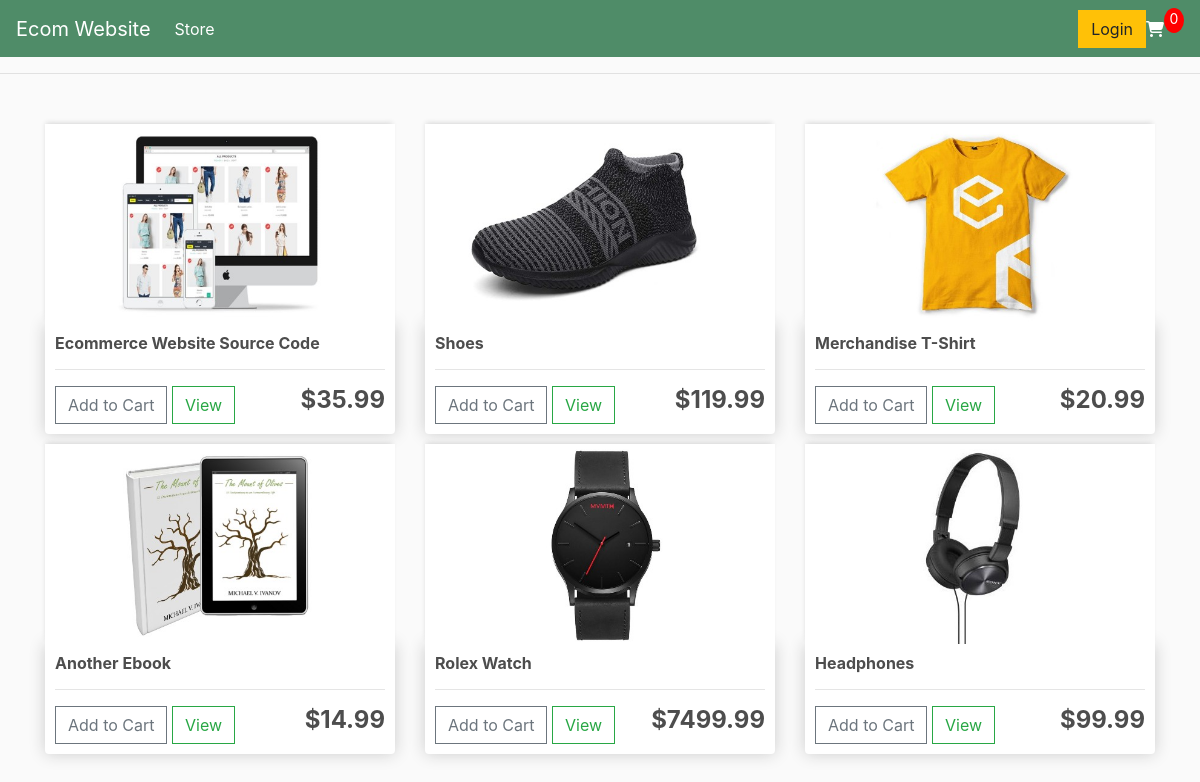
The page / on the database its author committed.
### store/models.py (models this page shows, shortened)
class Product(models.Model):
    name: models.CharField = models.CharField(max_length=200, blank=False)
    price: models.DecimalField = models.DecimalField(
        max_digits=11, decimal_places=2, blank=False, null=True
    )
    digital: models.BooleanField = models.BooleanField(
        default=False, null=True, blank=True
    )
    image = models.ImageField(null=True, blank=True)
    @property
    def imageURL(self):
        try:
            url = self.image.url
        except:
            url = ""
        return url

### store/views.py (the view)
# urls.py: path('', include('store.urls'))
def store(request) -> HttpResponse:
    order_data = utils.get_order_data(request)
    items_amount = order_data["items_amount"]
    products = Product.objects.all()
    context = {"products": products, "items_amount": items_amount}
    return render(request, "store/store.html", context)

### store/utils.py (called while the page is built, shortened)
def get_order_data(request) -> dict:
    if request.user.is_authenticated:
        customer = request.user.customer
        order, created = Order.objects.get_or_create(customer=customer, complete=False)
        ordered_items = order.orderitem_set.all()
        items_amount = order.get_items_amount
        requires_shipping = order.requires_shipping
    else:
        cart_data = cookie_cart(request)
        ordered_items = cart_data["ordered_items"]
        order = cart_data["order"]
        items_amount = cart_data["items_amount"]
        requires_shipping = cart_data["requires_shipping"]
    return {
        "order": order,
        "ordered_items": ordered_items,
        "items_amount": items_amount,
        "requires_shipping": requires_shipping,
    }

def cookie_cart(request) -> dict:
    ordered_items = []
    order = {"get_cart_price": 0, "get_items_amount": 0, "requires_shipping": False}
    items_amount = order["get_items_amount"]
    cart = {}
    if "cart" in request.COOKIES:
        cart = json.loads(request.COOKIES["cart"])
    items_amount = order["get_items_amount"]
    order["get_cart_price"] = str(order["get_cart_price"])
    return {
        "ordered_items": ordered_items,
        "order": order,
        "items_amount": items_amount,
        "requires_shipping": order["requires_shipping"],
    }

### store/templates/store/store.html
{% extends "store/main.html" %} {% load static %} {% block content %}
<div class="row">
    {% for product in products %}
    <div class="col-lg-4">
        <img class="thumbnail" src="{{product.imageURL}}">
        <div class="box-element product">
            <h6><strong>{{product.name}}</strong></h6>
            <hr>
            <button data-product="{{product.id}}" data-action="add" class="btn btn-outline-secondary add-btn update-cart">Add to Cart</button>
            <a class="btn btn-outline-success" href="#">View</a>
            <h4 style="display: inline-block; float: right"><strong>${{product.price}}</strong></h4>
        </div>
    </div>
    {% endfor %}
</div>
{% endblock content %}

### store/templates/store/main.html (shortened to what this page needs)
<!DOCTYPE html> {% load static %}
<html>
<head>
    <link rel="stylesheet" href="https://stackpath.bootstrapcdn.com/bootstrap/4.3.1/css/bootstrap.min.css">
    <link rel="stylesheet" type="text/css" href="{% static 'css/main.css' %}">
</head>
<body>
    {% include "store/navbar.html" %}
    <hr>
    <div class="container">
        <br> {% block content %} {% endblock %}
    </div>
</body>
</html>

### store/templates/store/navbar.html (shortened to what this page needs)
{% load static %}
<nav class="navbar navbar-expand-lg navbar-dark bg-dark">
    <a class="navbar-brand" href="{% url 'store' %}">Ecom Website</a>
    <div class="collapse navbar-collapse" id="navbarSupportedContent">
        <ul class="navbar-nav mr-auto">
            <li class="nav-item active">
                <a class="nav-link" href="{% url 'store' %}">Store<span class="sr-only">(current)</span></a>
            </li>
        </ul>
        <div class="form-inline my-2 my-lg-0">
            {% if request.user.is_authenticated %}
            <span class="hello-msg">Hello, {{request.user}}</span>
            <a href="{% url 'logout' %}" class="btn btn-warning">Logout</a> {% else %}
            <a href="{% url 'login' %}" class="btn btn-warning">Login</a> {% endif %}
            <a href="{% url 'cart' %}">
                <i class="fa-solid fa-cart-shopping" style="color: #fff"></i>
            </a>
            <p id="cart-total">{{items_amount}}</p>
        </div>
    </div>
</nav>

### static/css/main.css (style rules this page uses)
body { background-color: hsl(0, 0%, 98%); }
h1, h2, h3, h4, h5, h6 { color: hsl(0, 0%, 30%); }
.box-element { box-shadow: hsl(0, 0%, 80%) 0 0 16px; background-color: #fff; border-radius: 4px; padding: 10px; }
.thumbnail { width: 100%; height: 200px; -webkit-box-shadow: -1px -3px 5px -2px rgba(214, 214, 214, 1); -moz-box-shadow: -1px -3px 5px -2px rgba(214, 214, 214, 1); box-shadow: -1px -3px 5px -2px rgba(214, 214, 214, 1); }
.product { border-radius: 0 0 4px 4px; }
.bg-dark { background-color: #4f8c68!important; }
#cart-total { display: block; text-align: center; color: #fff; background-color: red; width: 20px; height: 25px; border-radius: 50%; font-size: 14px; }
.col-lg-4, .col-lg-6, .col-lg-8, .col-lg-12 { margin-top: 10px; }
.btn { border-radius: 0; }

### rows shown on the page
Product: imageURL (picture), name "Ecommerce Website Source Code", price "35.99"
Product: imageURL (picture), name "Shoes", price "119.99"
Product: imageURL (picture), name "Merchandise T-Shirt", price "20.99"
Product: imageURL (picture), name "Another Ebook", price "14.99"
Product: imageURL (picture), name "Rolex Watch", price "7499.99"
Product: imageURL (picture), name "Headphones", price "99.99"

### other values the page prints
{{ items_amount }} "0"
